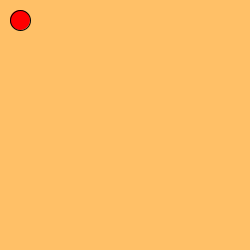
Frame 1 (no input)
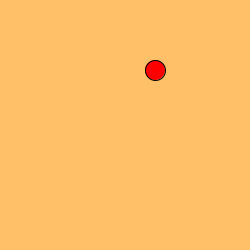
Frame 60 (the mouse pressed at the canvas centre just before this capture)
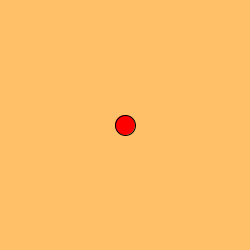
Frame 120 (the mouse held since frame 60 and released just before this capture)

The Processing sketch that drew these frames (run headless with seeded random() and noise(); from frame 60 on, the mouse is pressed at the canvas centre):

// Processing sketch: processing_106550
// ── processing_106550.pde

int x = 20;
int y = 20;

int dx = 15;
int dy = 10;

void setup() {  //setup function called initially, only once
  size(250, 250);
}

void draw() {  //draw function loops 

    background(255,192,103);
    
    fill(255,0,0);
    ellipse(x,y,20,20);

    if (y>250){
    
        dy = -dy;
    }
    
    if (y<0){
    
        dy = -dy;
    }
    
    if(x>250){
    
    dx = -dx;
    
    }
    
    if(x<0){
    
    dx = -dx;
    
    }
    
    y= y+dy;
    x = x+dx;
    
    if (mousePressed){
    
    x = mouseX;
    y = mouseY;
    
    }
    
}
